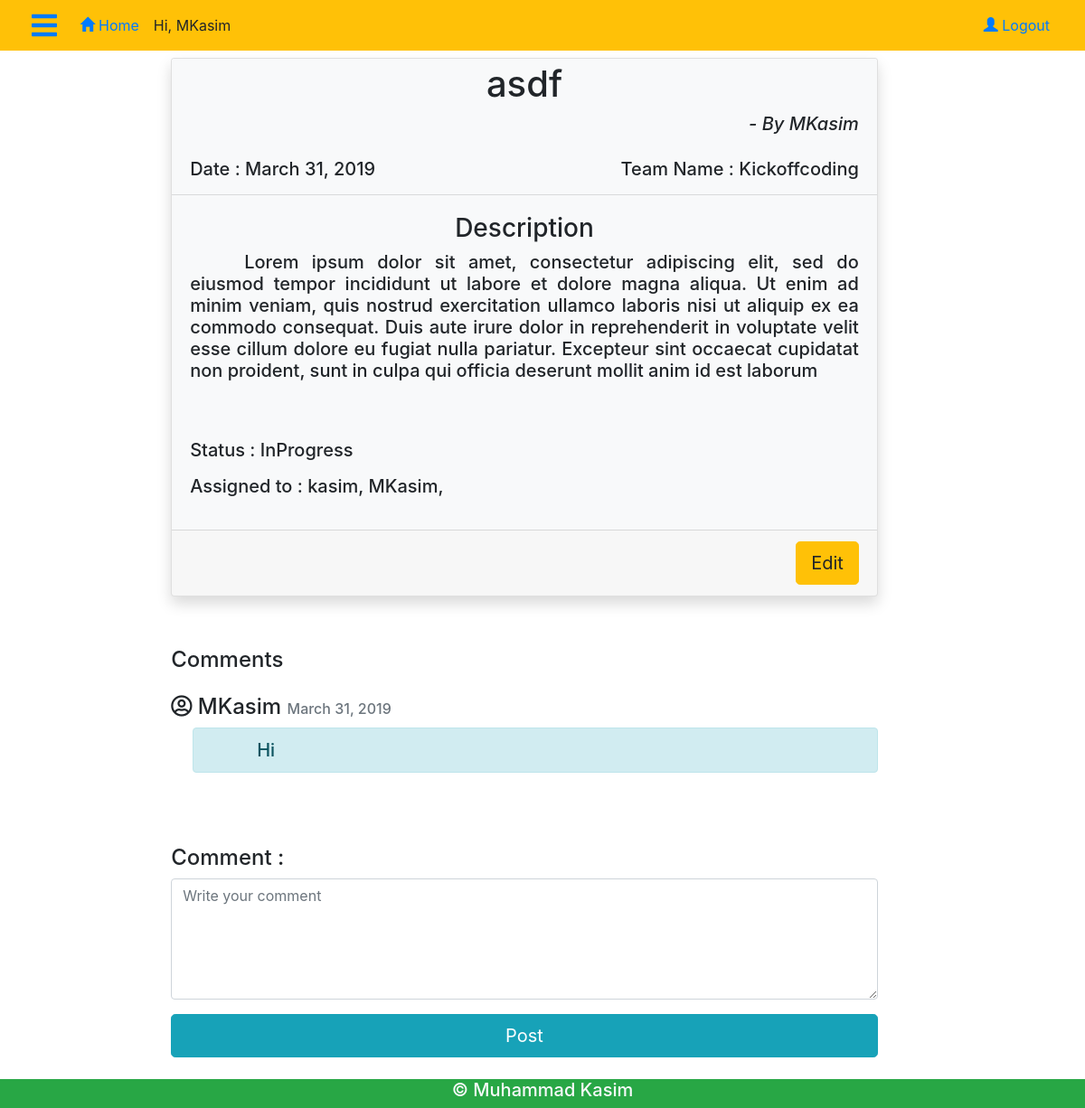
The app's page /task/asdf/ (signed in) with its own data.
### tm/models.py (models this page shows, shortened)
class Task(models.Model):
    title_id = models.AutoField(primary_key=True)
    title = models.CharField(max_length=500,unique=True)
    description = models.TextField()
    creator = models.ForeignKey(User,on_delete=models.CASCADE)
    assigned_to = models.ManyToManyField(User,related_name='assignees')
    status = models.CharField(max_length=100)
    team = models.ForeignKey('Team',null=True,on_delete=models.SET_NULL)
    date = models.DateTimeField(auto_now=True)
    task_url = models.CharField(max_length=400)

class Team(models.Model):
    team_name = models.CharField(max_length=100,unique=True)
    creator = models.ForeignKey(User,on_delete=models.CASCADE)
    members = models.ManyToManyField(User,related_name='members')
    team_url = models.CharField(max_length=400)

class Comment(models.Model):
    comment_id = models.AutoField(primary_key=True)
    comments = models.TextField()
    date = models.DateTimeField(auto_now=True)
    task = models.ForeignKey(Task,on_delete=models.CASCADE)
    commented_by = models.ForeignKey(User,on_delete=models.CASCADE)

### tm/views.py (the view)
# urls.py: url(r'^task\/[a-zA-Z0-9_]+\/$',show_task),
def show_task(request):
    if not request.user.is_authenticated:
        return redirect('/login/?next=%s' % request.path)
    title = request.path.split('/')[2]
    title = title.replace('_',' ')
    if request.method == 'POST':
        text = request.POST['comment']
        comment = Comment(comments=text,task=Task.objects.get(title=title),commented_by=request.user)
        comment.save()
        return redirect('/task/%s/' % title)
    task = Task.objects.get(title=title)
    assigned_to = []
    for user in task.assigned_to.all():
        assigned_to.append(user.username)
    team_name = "Under No Team"
    if task.team != None:
        team_name = task.team.team_name
    editable = False
    if task.creator == request.user:
        editable = True
    comments = Comment.objects.filter(task=task).order_by('-date')
    cmments = []
    for comment in comments:
        cmments.append({'commentor':comment.commented_by.username,'date':comment.date.date(),'text':comment.comments})
    return render(request,"show_task.html",{'title':title,'creator':task.creator,'team_name':team_name,'task_url':task.task_url,'date':task.date.date(),'des':task.description,'assigned_to':assigned_to,'status':task.status,'editable':editable,'comments':cmments})

### templates/show_task.html (shortened to what this page needs)
{% extends "base.html" %}
{% block content %}
    <div class="col-md-10 col px-5 pl-md-2 pt-2 main mx-auto h4">
        <div class="row">
            <div class="col-md-10 offset-md-1">
            <div class="card shadow h5">
                <div class="card-header py-0 bg-light">
                    <div class="card-title py-1">
                        <h1 class="text-center">{{ title }}</h1>
                        <p class="text-right font-italic"> - By {{ creator }}</p>
                    </div>
                    <div class="card-subtitle">
                        <p>Date : {{ date }}
                            <span class=" float-right">Team Name : {{ team_name }}</span></p>
                    </div>
                </div>
                <div class="card-body bg-light">
                    <h3 class="text-center text-justify">Description</h3>
                    <p class="pb-5 text-justify" style="text-indent: 60px;" >{{ des }}</p>
                    <p>Status : {{ status }}</p>
                    <p>
                        Assigned to :
                        {% for user in assigned_to %}
                        {{ user }},
                        {% endfor %}
                    </p>
                </div>
            {% if editable %}
                <div class="card-footer">
                    <a href="edit/" class="float-right"><div class="btn btn-lg btn-warning">Edit</div></a>
                </div>
            {% endif %}
            </div>
            </div>
            <div class="col-md-10 offset-md-1 mt-5">Comments</div>
            {% if comments %}
            {% for comment in comments %}
            <div class="col-md-10 offset-md-1 my-4 h4"><i class="far fa-user-circle"></i> {{ comment.commentor }} <span class="text-secondary h6">{{ comment.date }}</span>
                <div class="alert alert-info my-2 ml-4 text-justify h5" style="text-indent: 50px;">
                    {{ comment.text }}
                </div>
            </div>
            {% endfor %}
            {% else %}
                <div class="col-md-10 offset-md-1 my-4"><div class="alert alert-info my-2 text-center">No Comments to show</div></div>
            {% endif %}
            <div class="col-md-10 offset-md-1 mt-5">
                <form action="" method="post">
                    <label for="comment">Comment : </label><br>
                    <textarea class="form-control" name="comment" id="comment" rows="5" placeholder="Write your comment"></textarea>
                    <input type="submit" class="btn btn-info btn-block btn-lg mt-3 mb-5" value="Post">
                </form>
            </div>
        </div>
    </div>
{% endblock content %}

### templates/base.html (shortened to what this page needs)
<!doctype html>
<html lang="en">
    <head>
        <link rel="stylesheet" href="/static/css/bootstrap.min.css">
        <link rel="stylesheet" href="/static/css/glyphicon.css">
        <link rel="stylesheet" href="/static/css/fonts.css">
        <link rel="stylesheet" href="/static/sidebar.css">
    </head>
    <body>
    <nav class="navbar navbar-danger bg-warning navbar-expand-sm sticky-top">
        <div class="container-fluid">
            <ul class="navbar-nav">
                <li class="navbar-item"><a href="#" data-target="#sidebar" data-toggle="collapse" aria-expanded="false"><i class="fas fa-bars fa-2x py-1 p-1"></i></a>&nbsp&nbsp&nbsp</li>
                <li class="navbar-item"><a href="{% url 'home' %}" class="nav-link"><span class="glyphicon glyphicon-home"></span> Home</a></li>
                <li class="navbar-item"><div class="nav-link"> Hi, {{ request.user }}</div></li>
            </ul>
            <ul class="navbar-nav">
                <li class="navbar-item"><a href="{% url 'logout' %}" class="nav-link"><span class="glyphicon glyphicon-user"></span> Logout</a></li>
            </ul>
        </div>
    </nav>
    <div class="container-fluid">
    <div class="row d-flex d-md-block flex-nowrap wrapper">
        {% block content %}
        {% endblock content %}
    </div>
</div>
<div class="page-footer bg-success text-center text-light shadow">
    <div class="footer fixed-bottom bg-success">
        <h5 >© Muhammad Kasim</h5>
    </div>
</div>
    </body>
</html>

### records on screen
Task: title "asdf", description "Lorem ipsum dolor sit amet, consectetur adipiscing elit, sed do eiusmod tempor incididunt ut labore et dolore magna aliqua. Ut enim ad minim veniam, quis nostrud exercitation ullamco laboris nisi ut aliquip ex ea commodo consequat. Duis aute irure dolor in reprehenderit in voluptate velit esse cillum dolore eu fugiat nulla pariatur. Excepteur sint occaecat cupidatat non proident, sunt in culpa qui officia deserunt mollit anim id est laborum", status "InProgress"
Team: team_name "Kickoffcoding"
Comment: text "Hi"

### other values on screen
{{ request.user }} "MKasim"
{{ creator }} "MKasim"
{{ date }} "March 31, 2019"
{{ user }} "kasim" "MKasim"
{{ comment.commentor }} "MKasim"
{{ comment.date }} "March 31, 2019"
